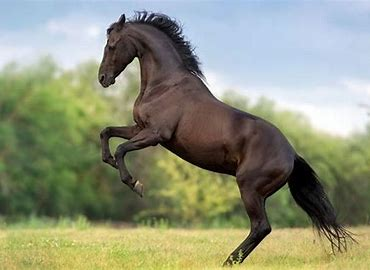
#> input picture Img/caballo.jpeg, 370 x 270 px, given in place of the camera
$ python SegmentacionColor.py
#> lines starting #> are read from the running program, lines starting #| are printed output that depends on the picture; after the words box and inside, x2 and y2 are one past the last pixel; in counts of white or black regions, pixels touching at a corner belong together
import cv2 as cv
import numpy  as np
cap = cv.VideoCapture(0)

while(True):
    ret, img = cap.read()
#> img is the input picture: shape (270, 370, 3); mean B, G, R 123.1, 147.1, 142.7
    if ret:
        cv.imshow('video', img)
        hsv = cv.cvtColor(img, cv.COLOR_BGR2HSV)
#> hsv: shape (270, 370, 3); mean H, S, V 55.4, 80.4, 157.5
        uba=(90, 255, 255)
        ubb=(40, 40 ,40)
        mask = cv.inRange(hsv, ubb, uba)
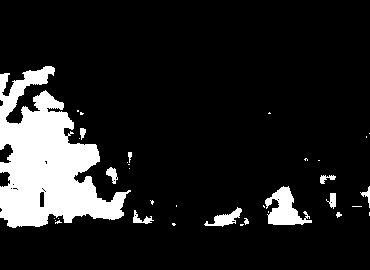
#> mask: shape (270, 370); 12.9% white; 35 white regions (23 under 20 px), largest, box (x1, y1, x2, y2) and area: (0, 66, 131, 228) 10995, (265, 186, 312, 225) 946, (204, 207, 242, 227) 303
        res = cv.bitwise_and(img, img, mask=mask)
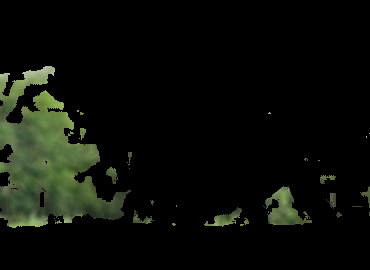
#> res: shape (270, 370, 3); mean B, G, R 8.5, 14, 11.4
        cv.imshow('res', res)

        k =cv.waitKey(1) & 0xFF
#> (key Esc is pressed here)
        if k == 27 :
            break
    else:
        break

cap.release()
cv.destroyAllWindows()
